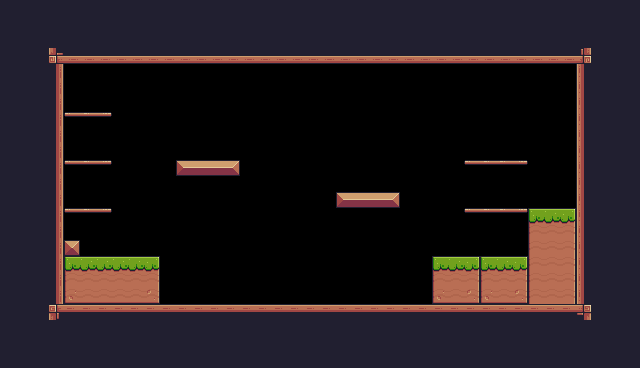

This game map was drawn from its Tiled (.tmx) file and the tilesets committed beside it. A one-line description and the full map source follow:
An orthogonal 40x23 tile map with 16x16 px tiles, 1 tile layer (Background) and 30 objects (11x Fruit, 5x Platform, 2x Saw, Player, Checkpoint, ...).

<map version="1.10" tiledversion="1.10.2" orientation="orthogonal" renderorder="right-down" width="40" height="23" tilewidth="16" tileheight="16" infinite="0" nextlayerid="4" nextobjectid="34">
 <tileset firstgid="1" source="Pixel Adventure.tsx" />
 <layer id="1" name="Background" width="40" height="23">
  <properties>
   <property name="backgroundColor" value="Gray" />
  </properties>
  <data encoding="csv">
24,24,24,24,24,24,24,24,24,24,24,24,24,24,24,24,24,24,24,24,24,24,24,24,24,24,24,24,24,24,24,24,24,24,24,24,24,24,24,24,
24,24,24,24,24,24,24,24,24,24,24,24,24,24,24,24,24,24,24,24,24,24,24,24,24,24,24,24,24,24,24,24,24,24,24,24,24,24,24,24,
24,24,24,24,24,24,24,24,24,24,24,24,24,24,24,24,24,24,24,24,24,24,24,24,24,24,24,24,24,24,24,24,24,24,24,24,24,24,24,24,
24,24,24,133,134,134,134,134,134,134,134,134,134,134,134,134,134,134,134,134,134,134,134,134,134,134,134,134,134,134,134,134,134,134,134,134,135,24,24,24,
24,24,24,113,48,48,48,48,48,48,48,48,48,48,48,48,48,48,48,48,48,48,48,48,48,48,48,48,48,48,48,48,48,48,48,48,111,24,24,24,
24,24,24,113,48,48,48,48,48,48,48,48,48,48,48,48,48,48,48,48,48,48,48,48,48,48,48,48,48,48,48,48,48,48,48,48,111,24,24,24,
24,24,24,113,48,48,48,48,48,48,48,48,48,48,48,48,48,48,48,48,48,48,48,48,48,48,48,48,48,48,48,48,48,48,48,48,111,24,24,24,
24,24,24,113,40,41,42,48,48,48,48,48,48,48,48,48,48,48,48,48,48,48,48,48,48,48,48,48,48,48,48,48,48,48,48,48,111,24,24,24,
24,24,24,113,48,48,48,48,48,48,48,48,48,48,48,48,48,48,48,48,48,48,48,48,48,48,48,48,48,48,48,48,48,48,48,48,111,24,24,24,
24,24,24,113,48,48,48,48,48,48,48,48,48,48,48,48,48,48,48,48,48,48,48,48,48,48,48,48,48,48,48,48,48,48,48,48,111,24,24,24,
24,24,24,113,40,41,42,48,48,48,48,13,14,14,15,48,48,48,48,48,48,48,48,48,48,48,48,48,48,40,41,41,42,48,48,48,111,24,24,24,
24,24,24,113,48,48,48,48,48,48,48,48,48,48,48,48,48,48,48,48,48,48,48,48,48,48,48,48,48,48,48,48,48,48,48,48,111,24,24,24,
24,24,24,113,48,48,48,48,48,48,48,48,48,48,48,48,48,48,48,48,48,13,14,14,15,48,48,48,48,48,48,48,48,48,48,48,111,24,24,24,
24,24,24,113,40,41,42,48,48,48,48,48,48,48,48,48,48,48,48,48,48,48,48,48,48,48,48,48,48,40,41,41,42,7,8,9,111,24,24,24,
24,24,24,113,48,48,48,48,48,48,48,48,48,48,48,48,48,48,48,48,48,48,48,48,48,48,48,48,48,48,48,48,48,29,30,31,111,24,24,24,
24,24,24,113,35,48,48,48,48,48,48,48,48,48,48,48,48,48,48,48,48,48,48,48,48,48,48,48,48,48,48,48,48,29,30,31,111,24,24,24,
24,24,24,113,7,8,8,8,8,9,48,48,48,48,48,48,48,48,48,48,48,48,48,48,48,48,48,7,8,9,7,8,9,29,30,31,111,24,24,24,
24,24,24,113,29,30,30,30,30,31,48,48,48,48,48,48,48,48,48,48,48,48,48,48,48,48,48,29,30,31,29,30,31,29,30,31,111,24,24,24,
24,24,24,113,51,52,52,52,52,53,48,48,48,48,48,48,48,48,48,48,48,48,48,48,48,48,48,51,52,53,51,52,53,29,30,31,111,24,24,24,
24,24,24,89,90,90,90,90,90,90,90,90,90,90,90,90,90,90,90,90,90,90,90,90,90,90,90,90,90,90,90,90,90,90,90,90,91,24,24,24,
24,24,24,24,24,24,24,24,24,24,24,24,24,24,24,24,24,24,24,24,24,24,24,24,24,24,24,24,24,24,24,24,24,24,24,24,24,24,24,24,
24,24,24,24,24,24,24,24,24,24,24,24,24,24,24,24,24,24,24,24,24,24,24,24,24,24,24,24,24,24,24,24,24,24,24,24,24,24,24,24,
24,24,24,24,24,24,24,24,24,24,24,24,24,24,24,24,24,24,24,24,24,24,24,24,24,24,24,24,24,24,24,24,24,24,24,24,24,24,24,24
</data>
 </layer>
 <objectgroup id="2" name="Spawnpoints">
  <object id="1" name="Player" type="Player" x="128" y="176" width="32" height="32" />
  <object id="18" name="Bananas" type="Fruit" x="80" y="80" width="32" height="32" />
  <object id="19" name="Apple" type="Fruit" x="80" y="176" width="32" height="32" />
  <object id="20" name="Orange" type="Fruit" x="80" y="128" width="32" height="32" />
  <object id="21" name="Cherries" type="Fruit" x="176" y="128" width="32" height="32" />
  <object id="22" name="Cherries" type="Fruit" x="208" y="128" width="32" height="32" />
  <object id="23" name="Cherries" type="Fruit" x="192" y="96" width="32" height="32" />
  <object id="24" name="Cherries" type="Fruit" x="336" y="160" width="32" height="32" />
  <object id="25" name="Cherries" type="Fruit" x="368" y="160" width="32" height="32" />
  <object id="26" name="Cherries" type="Fruit" x="352" y="128" width="32" height="32" />
  <object id="27" name="Kiwi" type="Fruit" x="480" y="128" width="32" height="32" />
  <object id="28" name="Kiwi" type="Fruit" x="480" y="176" width="32" height="32" />
  <object id="30" name="Saw" type="Saw" x="288" y="128" width="32" height="32">
   <properties>
    <property name="isVertical" type="bool" value="true" />
    <property name="offsetNeg" type="float" value="4" />
    <property name="offsetPos" type="float" value="3" />
   </properties>
  </object>
  <object id="32" name="Checkpoint" type="Checkpoint" x="512" y="144" width="64" height="64" />
  <object id="33" name="Chicken" type="Chicken" x="336" y="272" width="32" height="32">
   <properties>
    <property name="offsetNeg" type="float" value="12" />
    <property name="offsetPos" type="float" value="5" />
   </properties>
  </object>
 </objectgroup>
 <objectgroup id="3" name="Collisions">
  <object id="3" x="48" y="48" width="16" height="272" />
  <object id="4" x="64" y="48" width="528" height="16" />
  <object id="5" x="576" y="64" width="16" height="256" />
  <object id="6" type="Saw" x="64" y="304" width="512" height="16" />
  <object id="7" x="64" y="256" width="96" height="48" />
  <object id="8" x="176" y="160" width="64" height="16" />
  <object id="9" x="336" y="192" width="64" height="16" />
  <object id="10" x="432" y="256" width="96" height="48" />
  <object id="11" x="64" y="240" width="16" height="16" />
  <object id="13" type="Platform" x="464" y="208" width="64" height="16" />
  <object id="14" type="Platform" x="464" y="160" width="64" height="16" />
  <object id="15" type="Platform" x="64" y="160" width="48" height="16" />
  <object id="16" type="Platform" x="64" y="208" width="48" height="16" />
  <object id="17" type="Platform" x="64" y="112" width="48" height="16" />
  <object id="31" x="528" y="208" width="48" height="96" />
 </objectgroup>
</map>
